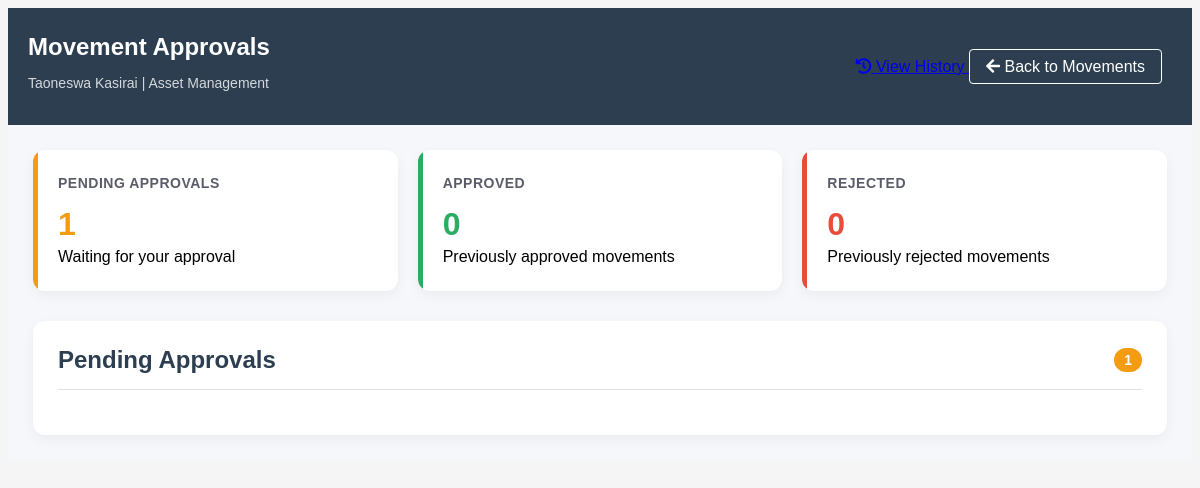
/movement-approvals/ (signed in), run on an earlier commit of the app's database.
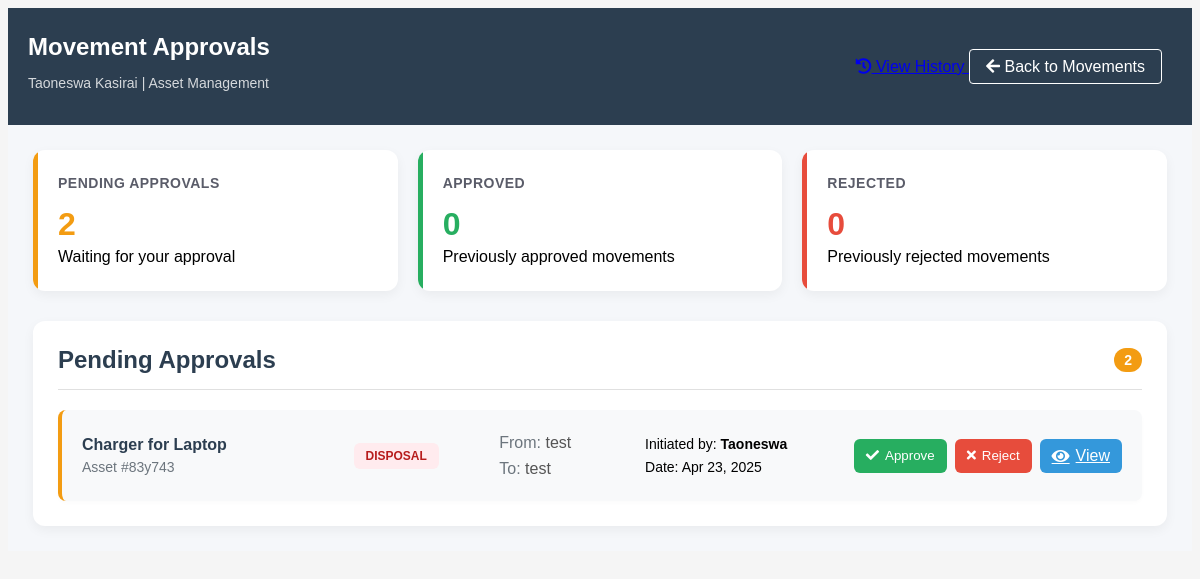
And on a later commit of the database.
### myapp/models.py (models this page shows, shortened)
class AssetMovement(models.Model):
    MOVEMENT_TYPES = [
        ('TRANSFER', 'Transfer'),
        ('DISPOSAL', 'Disposal'),
        ('REPAIR', 'Repair'),
    ]
    STATUS_CHOICES = [
        ('PENDING', 'Pending'),
        ('APPROVED', 'Approved'),
        ('REJECTED', 'Rejected'),
    ]
    STAGE_CHOICES = [
        ('INITIATED', 'Initiated'),
        ('IN_PROGRESS', 'In Progress'),
        ('COMPLETED', 'Completed'),
    ]
    asset = models.ForeignKey(Asset, on_delete=models.CASCADE)
    movement_type = models.CharField(max_length=20, choices=MOVEMENT_TYPES)
    from_location = models.CharField(max_length=100)
    to_location = models.CharField(max_length=100)
    reason = models.TextField()
    status = models.CharField(
        max_length=20, choices=STATUS_CHOICES, default='PENDING')
    stage = models.CharField(
        max_length=20, choices=STAGE_CHOICES, default='INITIATED')
    initiator = models.ForeignKey(
        Employee, on_delete=models.CASCADE, related_name='initiated_movements')
    approver = models.ForeignKey(
        Employee, on_delete=models.SET_NULL, null=True, blank=True,
        related_name='approved_movements',
        help_text="Employee who approved or rejected this movement")
    approval_date = models.DateTimeField(null=True, blank=True)
    attachment = models.FileField(upload_to='movement_attachments/', null=True, blank=True,
                                  help_text="Upload any relevant documents (e.g., transfer forms, repair reports)")
    created_at = models.DateTimeField(auto_now_add=True)
    updated_at = models.DateTimeField(auto_now=True)
    class Meta:
        ordering = ['-created_at']

class Asset(models.Model):
    CONDITION_CHOICES = [
        ('NEW', 'New'),
        ('GOOD', 'Good'),
        ('FAIR', 'Fair'),
        ('POOR', 'Poor'),
        ('RETIRED', 'Retired'),
    ]
    asset_number = models.CharField(max_length=50, unique=True)
    serial_number = models.CharField(
        max_length=100, blank=True, null=True)  # Add this line
    name = models.CharField(max_length=100)
    category = models.CharField(max_length=50)
    description = models.TextField(blank=True)
    department = models.ForeignKey(
        Department, on_delete=models.SET_NULL, null=True)
    location = models.CharField(max_length=100)
    purchase_date = models.DateField()
    purchase_cost = models.DecimalField(max_digits=10, decimal_places=2)
    condition = models.CharField(max_length=10, choices=CONDITION_CHOICES)
    is_active = models.BooleanField(default=True)
    created_at = models.DateTimeField(auto_now_add=True)
    updated_at = models.DateTimeField(auto_now=True)
    is_deleted = models.BooleanField(default=False)
    deleted_at = models.DateTimeField(null=True, blank=True)
    deleted_by = models.ForeignKey(
        Employee, on_delete=models.SET_NULL, null=True, blank=True, related_name='deleted_assets')
    initiator = models.ForeignKey(
        Employee, on_delete=models.SET_NULL, null=True, related_name='initiated_assets')

class Employee(models.Model):
    employee_number = models.CharField(max_length=10, unique=True)
    name = models.CharField(max_length=100)
    surname = models.CharField(max_length=100)
    department = models.ForeignKey(Department, on_delete=models.PROTECT)
    branch = models.CharField(max_length=100)
    section = models.CharField(max_length=100)
    email = models.EmailField(unique=True)
    phone_regex = RegexValidator(
        regex=r'^07\d{8}$',
        message="Phone number must start with '07' and be 10 digits long"
    )
    phone_number = models.CharField(
        validators=[phone_regex],
        max_length=10,
        unique=True
    )
    signature = models.ImageField(
        upload_to='signatures/', null=True, blank=True)
    created_at = models.DateTimeField(auto_now_add=True)
    password = models.CharField(
        max_length=128, default=make_password('defaultpassword'))
    is_first_login = models.BooleanField(default=True)
    is_active = models.BooleanField(default=True)
    roles = models.ManyToManyField(Role, blank=True)
    class Meta:
        ordering = ['surname', 'name']

### myapp/views.py (the view)
# urls.py: path('movement-approvals/', views.movement_approvals,
def movement_approvals(request):
    if 'employee_id' not in request.session:
        return redirect('login')
    employee = Employee.objects.get(id=request.session['employee_id'])
    can_approve = can_approve_movements(employee)
    if not can_approve:
        messages.error(
            request, 'You do not have permission to access this page')
        return redirect('dashboard')
    pending_movements = AssetMovement.objects.filter(
        status='PENDING'
    ).select_related(
        'asset', 'initiator'
    ).order_by('-created_at')
    context = {
        'employee': employee,
        'pending_movements': pending_movements,
        'approval_stats': {
            'pending_count': pending_movements.count(),
            'approved_count': AssetMovement.objects.filter(status='APPROVED').count(),
            'rejected_count': AssetMovement.objects.filter(status='REJECTED').count(),
        }
    }
    return render(request, 'myapp/movement_approvals.html', context)

### myapp/models.py (called while the page is built)
    def __str__(self):
        return self.name

### myapp/views.py (called while the page is built)
def can_approve_movements(employee):
    for role in employee.roles.all():
        permissions = role.permissions
        if 'Movement' in permissions and 'approve' in permissions['Movement']:
            return True
    return False

### myapp/templates/myapp/movement_approvals.html (shortened to what the changed rows need)
<!DOCTYPE html>
<html>
<head>
    {% load static %}
    <link rel="stylesheet" type="text/css" href="{% static 'myapp/css/style.css' %}">
    <link href="https://cdnjs.cloudflare.com/ajax/libs/font-awesome/5.15.4/css/all.min.css" rel="stylesheet">
</head>
<body>
    <div class="dashboard-header">
        <div class="user-info">
            <h1>Movement Approvals</h1>
        </div>
    </div>
    <div class="system-layout">
        <div class="main-content">
            <div class="stats-container">
                <div class="stat-card pending">
                    <h3>Pending Approvals</h3>
                    <div class="number">{{ approval_stats.pending_count }}</div>
                    <div class="stat-label">Waiting for your approval</div>
                </div>
            </div>
            <div class="approval-list">
                <div class="approval-list-header">
                    <h2>Pending Approvals</h2>
                    <span class="approval-count">{{ approval_stats.pending_count }}</span>
                </div>
                {% for movement in pending_movements %}
                {% if movement.initiator != employee %}
                    <div class="approval-item">
                        <div class="movement-info">
                            <strong>{{ movement.asset.name }}</strong>
                            <div class="text-muted">Asset #{{ movement.asset.asset_number }}</div>
                        </div>
                        <div class="movement-type">
                            <span class="movement-badge {{ movement.movement_type|lower }}">
                                {{ movement.get_movement_type_display }}
                            </span>
                        </div>
                        <div class="movement-locations">
                            <div><span class="location-label">From:</span> {{ movement.from_location }}</div>
                            <div><span class="location-label">To:</span> {{ movement.to_location }}</div>
                        </div>
                        <div class="movement-details">
                            <div>Initiated by: <b>{{ movement.initiator.name }}</b></div>
                            <div>Date: {{ movement.created_at|date:"M d, Y" }}</div>
                        </div>
                        <div class="approval-actions">
                            <button class="btn btn-approve" onclick="approveMovement('{{ movement.id }}')">
                                <i class="fas fa-check"></i> Approve
                            </button>
                            <button class="btn btn-reject" onclick="rejectMovement('{{ movement.id }}')">
                                <i class="fas fa-times"></i> Reject
                            </button>
                            <a href="{% url 'movement_details' movement.id %}" class="btn btn-info">
                                <i class="fas fa-eye"></i> View
                            </a>
                        </div>
                    </div>
                {% endif %}
                {% empty %}
                    <div class="empty-state">
                        <i class="fas fa-clipboard-check"></i>
                        <p>No pending approvals</p>
                    </div>
                {% endfor %}
            </div>
        </div>
    </div>
</body>
</html>

What changed in the data, as far as the page shows it:
added AssetMovement: asset.name "Charger for Laptop", asset.asset_number "83y743", movement_type "DISPOSAL", from_location "test", to_location "test", initiator.name "Taoneswa", created_at "Apr 23, 2025"
Also different on the page:
{{ approval_stats.pending_count }}: "1" → "2"
